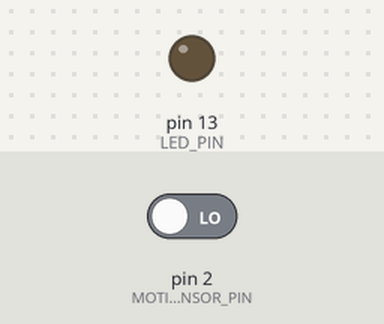
The sketch below on a simulated Arduino Uno, built with avr-gcc and run on an emulated ATmega328P. On the bench: output pins drawn as LEDs (lit = HIGH). The test bench sets the inputs (shaded band); at power-on: pin 2 (MOTION_SENSOR_PIN) LOW. What the sketch prints to the serial monitor is not drawn.

Above: at 1.2 s.
1.3 s: pin 2 (MOTION_SENSOR_PIN) driven HIGH
At 2.5 s:
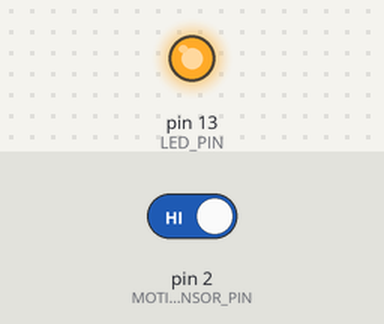
2.8 s: pin 2 (MOTION_SENSOR_PIN) driven LOW
At 4.0 s:
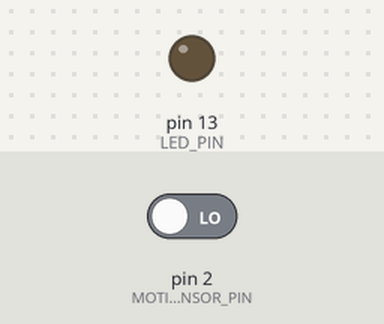
Timing chart, 0 to 5.8 s (numbered marks = the images above; inputs shaded):
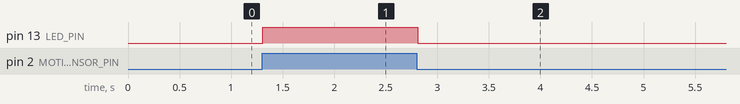

The sketch:

Arduino_with_MOTION_SENSOR.ino
```cpp
#define LED_PIN 13 // storing pin number 13 inside LED_PIN variable so we can easily identify that we are storing led inside our variable.


#define MOTION_SENSOR_PIN 2 // storing pin number 2 inside MOTION_SENSOR_PIN variable so we can easily identify that we are storing motion sensor signal pin inside our variable.


void setup() {

  // put your setup code here, to run once:
 // setting led to output to turn on the led when motion is detected by sensor
  pinMode(LED_PIN,OUTPUT);

// Setting motion sensor to INPUT to detect motion around sensor
  pinMode(MOTION_SENSOR_PIN,INPUT);

// Establishing Serial communication to debug our code
  Serial.begin(9600);
}

void loop() {

  // put your main code here, to run repeatedly:

// reading motion sensor value with digitalRead function and storing inside MOTION_SENSOR_PIN_Value variable
  int MOTION_SENSOR_PIN_Value = digitalRead(MOTION_SENSOR_PIN);


  // printing value on serial monitor to debug the code as early as possible
  Serial.println(MOTION_SENSOR_PIN_Value);

// Using if condition to turn on the led when motion is detected
  if(MOTION_SENSOR_PIN_Value == 1)

  {

// turning on led if motion is detected
    digitalWrite(LED_PIN,HIGH);

// Giving 50 milli seconds delay after motion detected
    delay(50);

  }

// Using else condition to turn off the led when motion is not detected
  else

  {

// turning off led if motion is not detected
    digitalWrite(LED_PIN,LOW);

  }
}
```

Measured:
- after the input at 1.3 s, pin 13 (LED_PIN): LOW → HIGH at once
- after the input at 2.8 s, pin 13 (LED_PIN): HIGH → LOW at once
